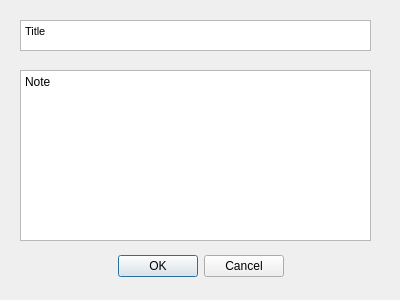
<?xml version="1.0" encoding="UTF-8"?>
<ui version="4.0">
 <class>AddTodo</class>
 <widget class="QDialog" name="AddTodo">
  <property name="geometry">
   <rect>
    <x>0</x>
    <y>0</y>
    <width>400</width>
    <height>300</height>
   </rect>
  </property>
  <property name="windowTitle">
   <string>Dialog</string>
  </property>
  <widget class="QDialogButtonBox" name="buttonBox">
   <property name="geometry">
    <rect>
     <x>30</x>
     <y>250</y>
     <width>341</width>
     <height>32</height>
    </rect>
   </property>
   <property name="orientation">
    <enum>Qt::Horizontal</enum>
   </property>
   <property name="standardButtons">
    <set>QDialogButtonBox::Cancel|QDialogButtonBox::Ok</set>
   </property>
   <property name="centerButtons">
    <bool>true</bool>
   </property>
  </widget>
  <widget class="QTextEdit" name="Title">
   <property name="geometry">
    <rect>
     <x>20</x>
     <y>20</y>
     <width>351</width>
     <height>31</height>
    </rect>
   </property>
   <property name="html">
    <string>&lt;!DOCTYPE HTML PUBLIC &quot;-//W3C//DTD HTML 4.0//EN&quot; &quot;http://www.w3.org/TR/REC-html40/strict.dtd&quot;&gt;
&lt;html&gt;&lt;head&gt;&lt;meta name=&quot;qrichtext&quot; content=&quot;1&quot; /&gt;&lt;style type=&quot;text/css&quot;&gt;
p, li { white-space: pre-wrap; }
&lt;/style&gt;&lt;/head&gt;&lt;body style=&quot; font-family:'MS Shell Dlg 2'; font-size:8.25pt; font-weight:400; font-style:normal;&quot;&gt;
&lt;p style=&quot; margin-top:0px; margin-bottom:0px; margin-left:0px; margin-right:0px; -qt-block-indent:0; text-indent:0px;&quot;&gt;Title&lt;/p&gt;&lt;/body&gt;&lt;/html&gt;</string>
   </property>
  </widget>
  <widget class="QPlainTextEdit" name="Note">
   <property name="geometry">
    <rect>
     <x>20</x>
     <y>70</y>
     <width>351</width>
     <height>171</height>
    </rect>
   </property>
   <property name="plainText">
    <string>Note</string>
   </property>
  </widget>
 </widget>
 <resources/>
 <connections>
  <connection>
   <sender>buttonBox</sender>
   <signal>accepted()</signal>
   <receiver>AddTodo</receiver>
   <slot>accept()</slot>
   <hints>
    <hint type="sourcelabel">
     <x>248</x>
     <y>254</y>
    </hint>
    <hint type="destinationlabel">
     <x>157</x>
     <y>274</y>
    </hint>
   </hints>
  </connection>
  <connection>
   <sender>buttonBox</sender>
   <signal>rejected()</signal>
   <receiver>AddTodo</receiver>
   <slot>reject()</slot>
   <hints>
    <hint type="sourcelabel">
     <x>316</x>
     <y>260</y>
    </hint>
    <hint type="destinationlabel">
     <x>286</x>
     <y>274</y>
    </hint>
   </hints>
  </connection>
 </connections>
</ui>
